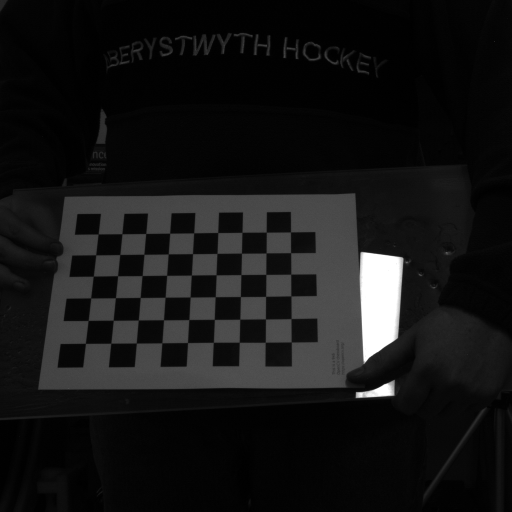
#> input picture HenryFiles/Camera Calibration/right images/aupe-cal_c12_RWAC01_T00_P00_BS.png, 1024 x 1024 px (shown at 1/2 size); its folder holds only this picture in this run
$ python chessboard_detect.py
#> lines starting #> are read from the running program, lines starting #| are printed output that depends on the picture; after the words box and inside, x2 and y2 are one past the last pixel; in counts of white or black regions, pixels touching at a corner belong together
import cv2 as cv
import numpy as np
import glob

# Define the chessboard dimensions
chessboard_size = (7, 6)

def sharpen_image(image):
    kernel = np.array([[0, -1, 0], [-1, 5, -1], [0, -1, 0]])
    return cv.filter2D(image, -1, kernel)

# [75 lines left out: functions adjust_contrast, find_chessboards_1, pyramid_scale, find_chessboards_2, not called in this run]

def find_chessboards_threshold(image_files):
    detected_images = []
    for file in image_files:
        # Load the image
        img = cv.imread(file)
#> img is the input picture: shape (1024, 1024, 3); min 0, max 255, mean 20.9
        gray = cv.cvtColor(img, cv.COLOR_BGR2GRAY)
        # gray = img.copy()

        gray = cv.adaptiveThreshold(gray, 255, cv.ADAPTIVE_THRESH_GAUSSIAN_C, cv.THRESH_BINARY, 11, 2)
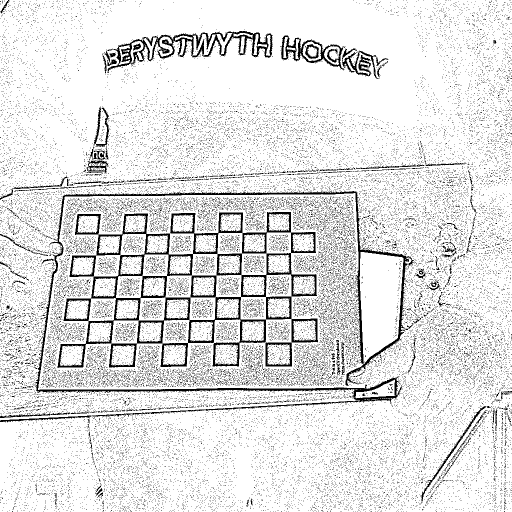
#> gray: shape (1024, 1024) (shown at 1/2 size); 88.2% white; black in thin lines or dots

        # [8 lines of commented-out code are left out]
        ret, corners = cv.findChessboardCorners(gray, chessboard_size, None)
#> ret = False; corners = None

        if ret:
            detected_images.append(file)
            # Draw and display the corners
            img = cv.drawChessboardCorners(gray, chessboard_size, corners, ret)
            cv.imshow('Chessboard Detection', img)
            cv.waitKey(10)

    cv.destroyAllWindows()
    return detected_images

file_path = "HenryFiles/Camera Calibration/right images/"

# Get the list of PNG files in the directory
image_files = glob.glob(file_path + "*.png")
# found_boards = find_chessboards(image_files)

# found_boards = find_chessboards_1(image_files)

# found_boards = find_chessboards_2(image_files)

found_boards = find_chessboards_threshold(image_files)


print(len(found_boards), "Chessboards found:")
for image in found_boards:
    print(image)

$ run again, on HenryFiles/Camera Calibration/right images/aupe-cal_c27_RWAC01_T00_P00_BS.png
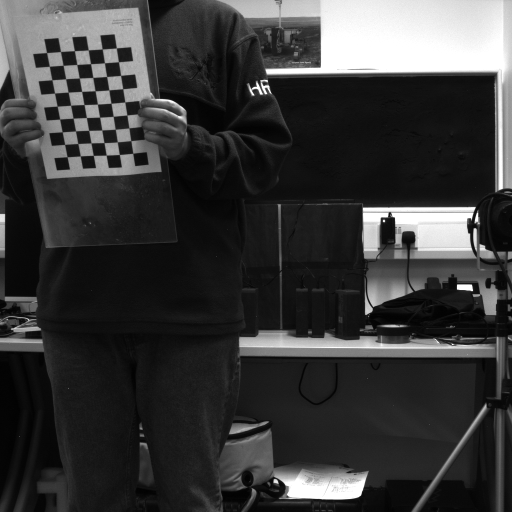
#> input picture HenryFiles/Camera Calibration/right images/aupe-cal_c27_RWAC01_T00_P00_BS.png, 1024 x 1024 px (shown at 1/2 size)
#> in find_chessboards_threshold, img is the input picture: shape (1024, 1024, 3); min 0, max 255, mean 57.3
#> in find_chessboards_threshold, `gray = cv.adaptiveThreshold(gray, 255, cv.ADAPTIVE_THRESH_GAUSSIAN_C, ..`:
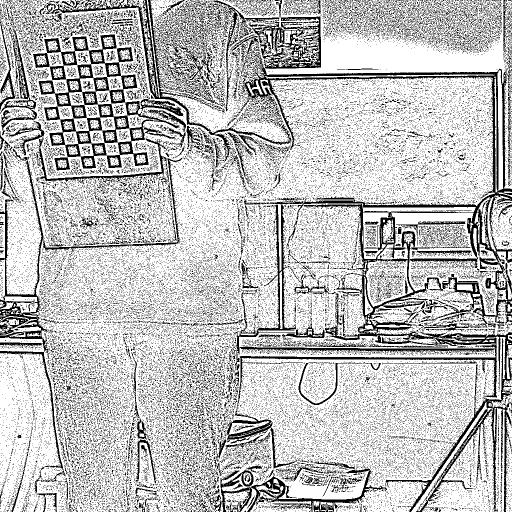
#> gray: shape (1024, 1024) (shown at 1/2 size); 74.8% white; black in thin lines or dots
#> ret = False; corners = None

$ run again, on HenryFiles/Camera Calibration/right images/aupe-cal_c28_RWAC01_T00_P00_BS.png
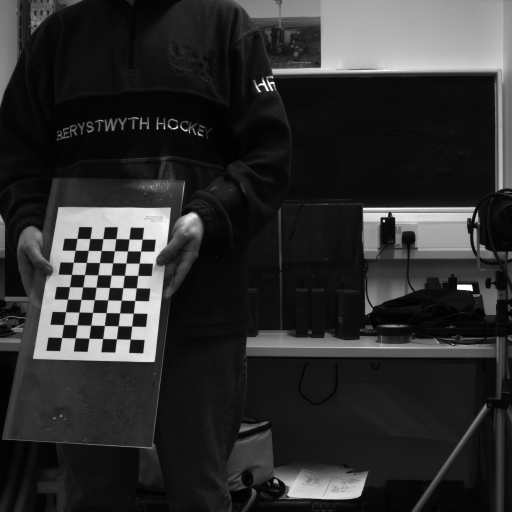
#> input picture HenryFiles/Camera Calibration/right images/aupe-cal_c28_RWAC01_T00_P00_BS.png, 1024 x 1024 px (shown at 1/2 size)
#> in find_chessboards_threshold, img is the input picture: shape (1024, 1024, 3); min 0, max 255, mean 46.3
#> in find_chessboards_threshold, `gray = cv.adaptiveThreshold(gray, 255, cv.ADAPTIVE_THRESH_GAUSSIAN_C, ..`:
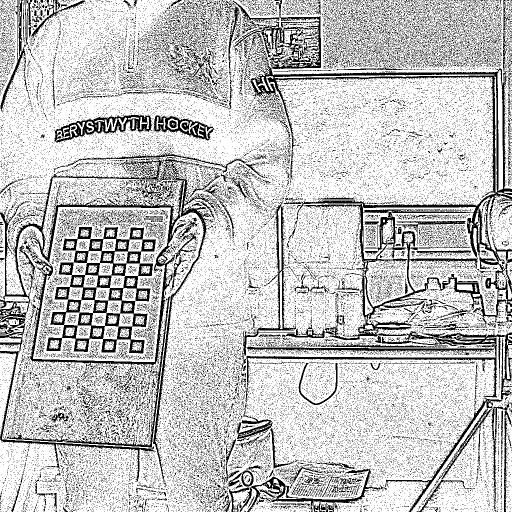
#> gray: shape (1024, 1024) (shown at 1/2 size); 76.7% white; black in thin lines or dots
#> ret = False; corners = None

$ run again, on HenryFiles/Camera Calibration/right images/aupe-cal_c4_RWAC01_T00_P00_BS.png
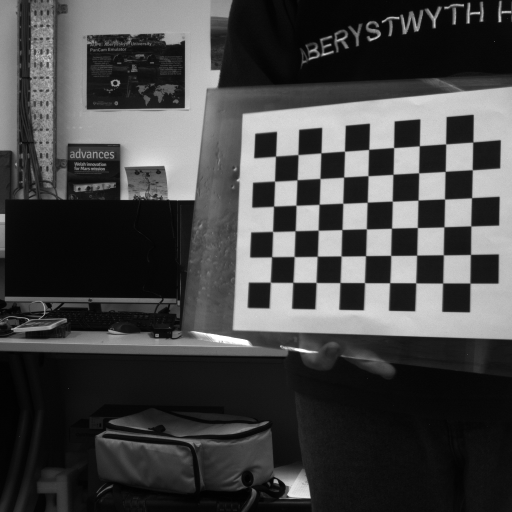
#> input picture HenryFiles/Camera Calibration/right images/aupe-cal_c4_RWAC01_T00_P00_BS.png, 1024 x 1024 px (shown at 1/2 size)
#> in find_chessboards_threshold, img is the input picture: shape (1024, 1024, 3); min 0, max 255, mean 69.3
#> in find_chessboards_threshold, `gray = cv.adaptiveThreshold(gray, 255, cv.ADAPTIVE_THRESH_GAUSSIAN_C, ..`:
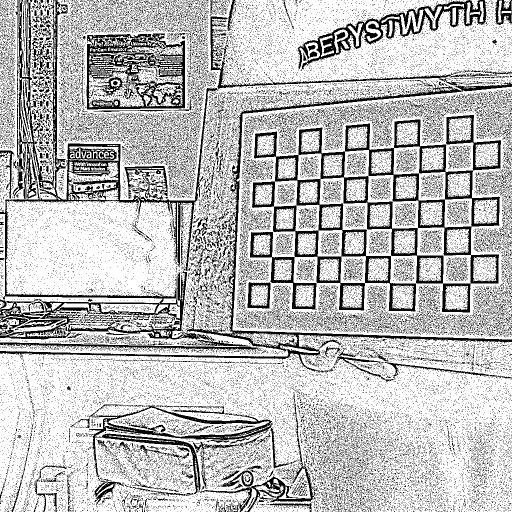
#> gray: shape (1024, 1024) (shown at 1/2 size); 74.5% white; 39303 black regions (38404 under 20 px), largest, box (x1, y1, x2, y2) and area: (0, 0, 1024, 747) 49092, (504, 230, 1002, 625) 32248, (173, 67, 370, 219) 12574
#> ret = False; corners = None

$ run again, on HenryFiles/Camera Calibration/right images/aupe-cal_c14_RWAC01_T00_P00_BS.png
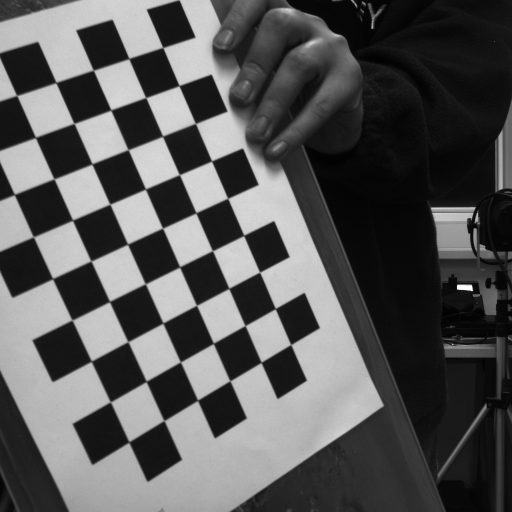
#> input picture HenryFiles/Camera Calibration/right images/aupe-cal_c14_RWAC01_T00_P00_BS.png, 1024 x 1024 px (shown at 1/2 size)
#> in find_chessboards_threshold, img is the input picture: shape (1024, 1024, 3); min 0, max 255, mean 86.8
#> in find_chessboards_threshold, `gray = cv.adaptiveThreshold(gray, 255, cv.ADAPTIVE_THRESH_GAUSSIAN_C, ..`:
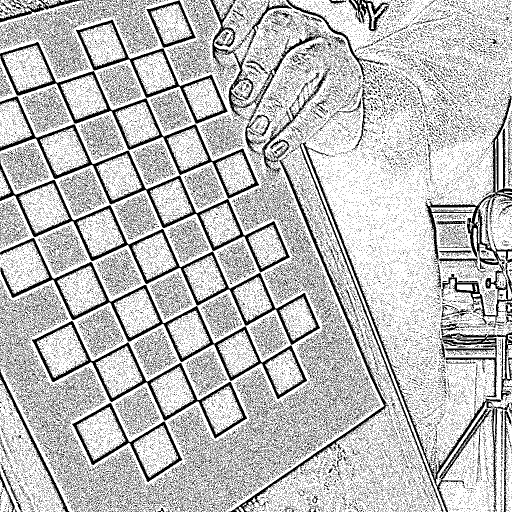
#> gray: shape (1024, 1024) (shown at 1/2 size); 74.8% white; 45171 black regions (44052 under 20 px), largest, box (x1, y1, x2, y2) and area: (0, 320, 640, 690) 11063, (0, 476, 614, 798) 10648, (0, 193, 580, 545) 9955
#> ret = False; corners = None
